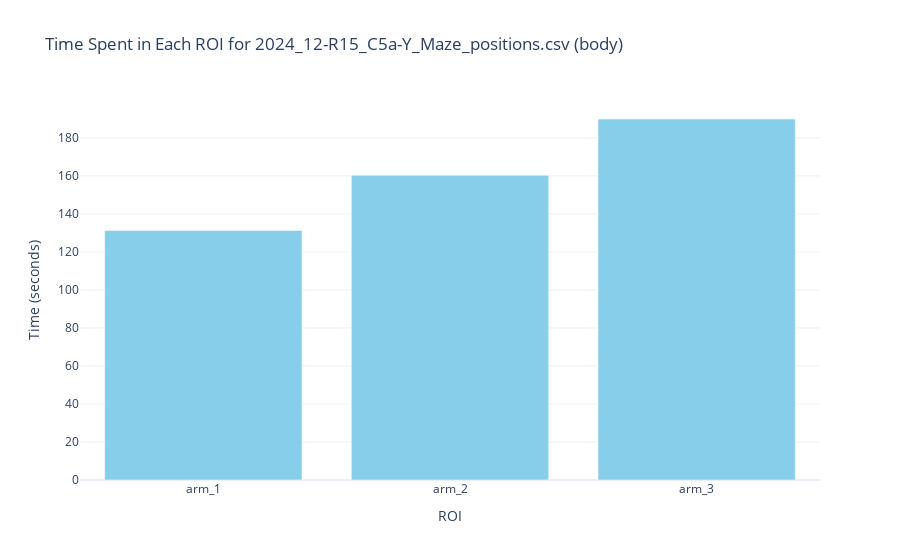

The notebook cell saved with this chart:
### Markdown cell above
---
#### 3. We can use the positions to measure time spent in each of the drawn ROIs.

If ROIs overlap, their order in the params.yaml file is critical. Those that come later in the list will always oclude the ones that come before. If a point is in multiple ROIs, it will be assigned the label of the one that was drawn last.

### Code cell
roi_activity = rst.detect_roi_activity(params, example_path, bodypart = 'body')
rst.plot_roi_activity(params, example_path, roi_activity, bodypart = 'body')

### Figure 1 — Plotly figure (JSON) as saved in the notebook; plotly's stock layout.template omitted (floating-point values rounded to 4 significant figures)
{"data": [{"marker": {"color": "skyblue"}, "type": "bar", "x": ["arm_1", "arm_2", "arm_3"], "y": [131.3, 160.3, 189.9]}], "layout": {"title": {"text": "Time Spent in Each ROI for 2024_12-R15_C5a-Y_Maze_positions.csv (body)"}, "xaxis": {"title": {"text": "ROI"}}, "yaxis": {"title": {"text": "Time (seconds)"}}}}
